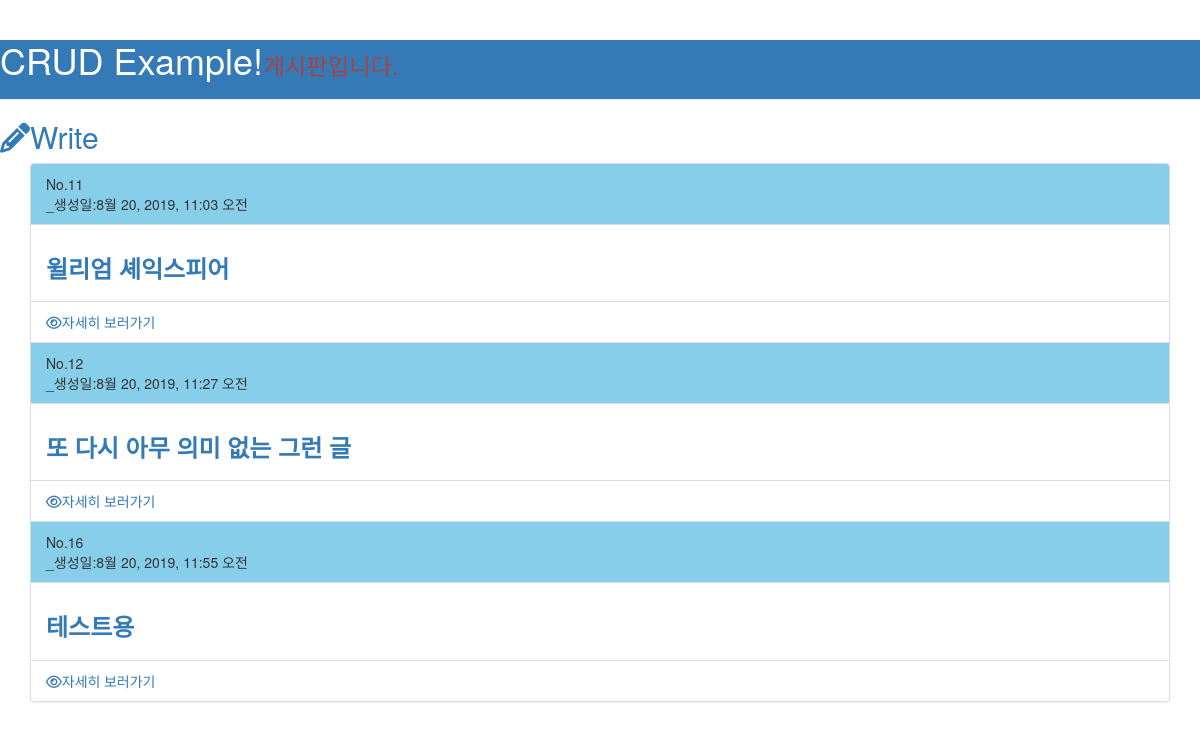
The app's page /articles/, older data.
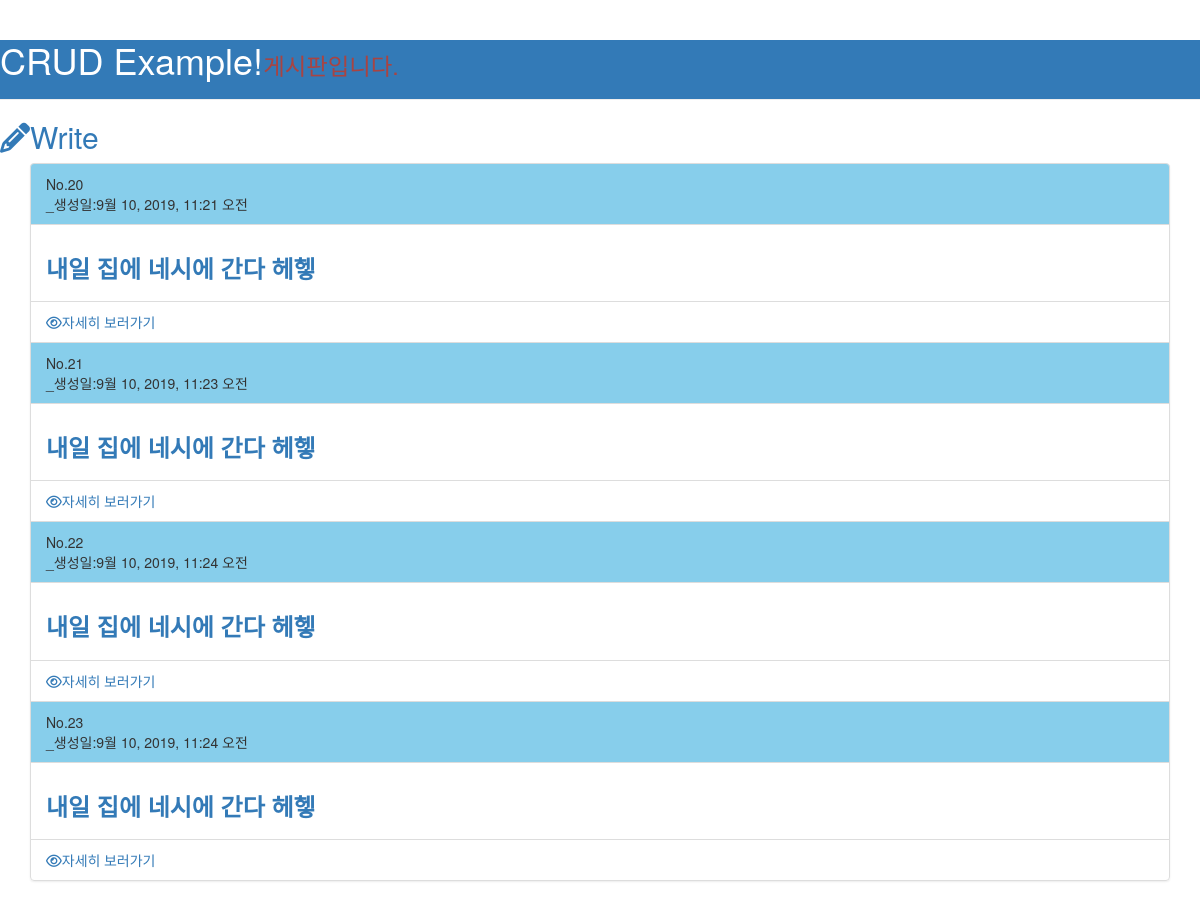
The same page, newer data.
### articles/models.py (models this page shows, shortened)
class Article(models.Model):
    title = models.CharField(max_length=30)
    content = models.TextField()
    created_at = models.DateTimeField(auto_now_add=True)
    updated_at = models.DateTimeField(auto_now=True)
    reporter = models.ForeignKey(Reporter, on_delete=models.CASCADE)

### articles/views.py (the view)
# urls.py: path('', views.index, name='index'),
def index(request):
    articles = Article.objects.all()
    titles = []
    contents = []
    for i in articles:
        titles.append(i.title)
        contents.append(i.content)
    context = {
        'articles': articles,
        'titles' : titles,
        'contents' : contents,
    }
    return render(request, 'articles/index.html', context)

### articles/templates/articles/index.html
{% extends 'articles/base.html' %}
{% block body %}
<div class="page-header bg-primary">
    <h1>CRUD Example!<small class="text-danger text-shadow">게시판입니다.</small></h1>
</div>
<div class="fixed-bottom"><h2><a href="{% url 'articles:new' %}"><i class="fas fa-pencil-alt"></i>Write</a></h2></div>
<div class="container">
  <ul class="list-group shadow">
    {% for article in articles %}
    <li class="list-group-item" style="background-color:skyblue;">
      No.{{ article.id }}　　　　　　　　　　　　　　　　　　　　　　　　　　　　　　　　　　　　　　　　　　　　　　　　　　　　　　　　　　　　　　　　　　　　　　　　　　　　　　　　　　　　　　　　_생성일:{{ article.created_at }}
    </li>
    <li class="list-group-item">
      <h3><a href="{% url 'articles:detail' article.pk %}"><b>{{ article.title }}</b></a></h3>
    </li>
    <li class="list-group-item bg-primary"><a href="{% url 'articles:detail' article.pk %}"><i class="far fa-eye">자세히 보러가기</i></a>
    </li>
    {% endfor %}
  </ul>
</div>
{% endblock %}

### articles/templates/articles/base.html (shortened to what this page needs)
<!DOCTYPE html>
<html lang="ko">
<head>
  <link rel="stylesheet" href="https://maxcdn.bootstrapcdn.com/bootstrap/3.3.2/css/bootstrap.min.css">
  <link rel="stylesheet" href="https://maxcdn.bootstrapcdn.com/bootstrap/3.3.2/css/bootstrap-theme.min.css">
</head>
<body>
  {% block body %}
  {% endblock %}
</body>
</html>

Row changes from the older to the newer data that the page shows:
removed Article: id "11…", created_at "8월 20, 2019, 11:03 오전", title "윌리엄 셰익스피어"
removed Article: id "12…", created_at "8월 20, 2019, 11:27 오전", title "또 다시 아무 의미 없는 그런 글"
removed Article: id "16…", created_at "8월 20, 2019, 11:55 오전", title "테스트용"
added Article: id "20…", created_at "9월 10, 2019, 11:21 오전", title "내일 집에 네시에 간다 헤헿"
added Article: id "21…", created_at "9월 10, 2019, 11:23 오전", title "내일 집에 네시에 간다 헤헿"
added Article: id "22…", created_at "9월 10, 2019, 11:24 오전", title "내일 집에 네시에 간다 헤헿"
added Article: id "23…", created_at "9월 10, 2019, 11:24 오전", title "내일 집에 네시에 간다 헤헿"
